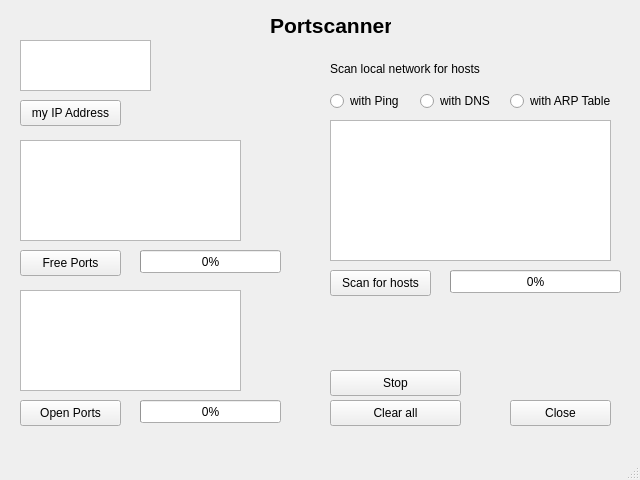
<?xml version="1.0" encoding="UTF-8"?>
<ui version="4.0">
 <class>MainWindow</class>
 <widget class="QMainWindow" name="MainWindow">
  <property name="geometry">
   <rect>
    <x>0</x>
    <y>0</y>
    <width>640</width>
    <height>480</height>
   </rect>
  </property>
  <property name="windowTitle">
   <string>MainWindow</string>
  </property>
  <widget class="QWidget" name="centralwidget">
   <widget class="QTextEdit" name="localHostsText">
    <property name="geometry">
     <rect>
      <x>330</x>
      <y>120</y>
      <width>281</width>
      <height>141</height>
     </rect>
    </property>
   </widget>
   <widget class="QTextEdit" name="openPortsText">
    <property name="geometry">
     <rect>
      <x>20</x>
      <y>290</y>
      <width>221</width>
      <height>101</height>
     </rect>
    </property>
   </widget>
   <widget class="QTextEdit" name="ipAddressText">
    <property name="geometry">
     <rect>
      <x>20</x>
      <y>40</y>
      <width>131</width>
      <height>51</height>
     </rect>
    </property>
   </widget>
   <widget class="QTextEdit" name="freePortsText">
    <property name="geometry">
     <rect>
      <x>20</x>
      <y>140</y>
      <width>221</width>
      <height>101</height>
     </rect>
    </property>
   </widget>
   <widget class="QPushButton" name="myIPBtn">
    <property name="geometry">
     <rect>
      <x>20</x>
      <y>100</y>
      <width>101</width>
      <height>26</height>
     </rect>
    </property>
    <property name="text">
     <string>my IP Address</string>
    </property>
   </widget>
   <widget class="QPushButton" name="freeBtn">
    <property name="geometry">
     <rect>
      <x>20</x>
      <y>250</y>
      <width>101</width>
      <height>26</height>
     </rect>
    </property>
    <property name="text">
     <string>Free Ports</string>
    </property>
   </widget>
   <widget class="QPushButton" name="openPortsBtn">
    <property name="geometry">
     <rect>
      <x>20</x>
      <y>400</y>
      <width>101</width>
      <height>26</height>
     </rect>
    </property>
    <property name="text">
     <string>Open Ports</string>
    </property>
   </widget>
   <widget class="QLabel" name="label">
    <property name="geometry">
     <rect>
      <x>270</x>
      <y>10</y>
      <width>121</width>
      <height>31</height>
     </rect>
    </property>
    <property name="font">
     <font>
      <pointsize>16</pointsize>
      <bold>true</bold>
     </font>
    </property>
    <property name="text">
     <string>Portscanner</string>
    </property>
   </widget>
   <widget class="QLabel" name="label_2">
    <property name="geometry">
     <rect>
      <x>330</x>
      <y>60</y>
      <width>201</width>
      <height>18</height>
     </rect>
    </property>
    <property name="text">
     <string>Scan local network for hosts</string>
    </property>
   </widget>
   <widget class="QRadioButton" name="rBtnDNS">
    <property name="geometry">
     <rect>
      <x>420</x>
      <y>90</y>
      <width>71</width>
      <height>22</height>
     </rect>
    </property>
    <property name="text">
     <string>with DNS</string>
    </property>
   </widget>
   <widget class="QRadioButton" name="rBtnARP">
    <property name="geometry">
     <rect>
      <x>510</x>
      <y>90</y>
      <width>111</width>
      <height>22</height>
     </rect>
    </property>
    <property name="text">
     <string>with ARP Table</string>
    </property>
   </widget>
   <widget class="QPushButton" name="clearBtn">
    <property name="geometry">
     <rect>
      <x>330</x>
      <y>400</y>
      <width>131</width>
      <height>26</height>
     </rect>
    </property>
    <property name="text">
     <string>Clear all</string>
    </property>
   </widget>
   <widget class="QPushButton" name="closeBtn">
    <property name="geometry">
     <rect>
      <x>510</x>
      <y>400</y>
      <width>101</width>
      <height>26</height>
     </rect>
    </property>
    <property name="text">
     <string>Close</string>
    </property>
   </widget>
   <widget class="QProgressBar" name="progressBarFree">
    <property name="geometry">
     <rect>
      <x>140</x>
      <y>250</y>
      <width>141</width>
      <height>23</height>
     </rect>
    </property>
    <property name="value">
     <number>0</number>
    </property>
   </widget>
   <widget class="QProgressBar" name="progressBarHosts">
    <property name="geometry">
     <rect>
      <x>450</x>
      <y>270</y>
      <width>171</width>
      <height>23</height>
     </rect>
    </property>
    <property name="value">
     <number>0</number>
    </property>
   </widget>
   <widget class="QPushButton" name="hostsBtn">
    <property name="geometry">
     <rect>
      <x>330</x>
      <y>270</y>
      <width>101</width>
      <height>26</height>
     </rect>
    </property>
    <property name="text">
     <string>Scan for hosts</string>
    </property>
   </widget>
   <widget class="QProgressBar" name="progressBarOpen">
    <property name="geometry">
     <rect>
      <x>140</x>
      <y>400</y>
      <width>141</width>
      <height>23</height>
     </rect>
    </property>
    <property name="value">
     <number>0</number>
    </property>
   </widget>
   <widget class="QPushButton" name="stopBtn">
    <property name="geometry">
     <rect>
      <x>330</x>
      <y>370</y>
      <width>131</width>
      <height>26</height>
     </rect>
    </property>
    <property name="text">
     <string>Stop</string>
    </property>
   </widget>
   <widget class="QRadioButton" name="rBtnPing">
    <property name="geometry">
     <rect>
      <x>330</x>
      <y>90</y>
      <width>71</width>
      <height>22</height>
     </rect>
    </property>
    <property name="text">
     <string>with Ping</string>
    </property>
   </widget>
  </widget>
  <widget class="QMenuBar" name="menubar">
   <property name="geometry">
    <rect>
     <x>0</x>
     <y>0</y>
     <width>640</width>
     <height>24</height>
    </rect>
   </property>
  </widget>
  <widget class="QStatusBar" name="statusbar"/>
 </widget>
 <resources/>
 <connections/>
</ui>
